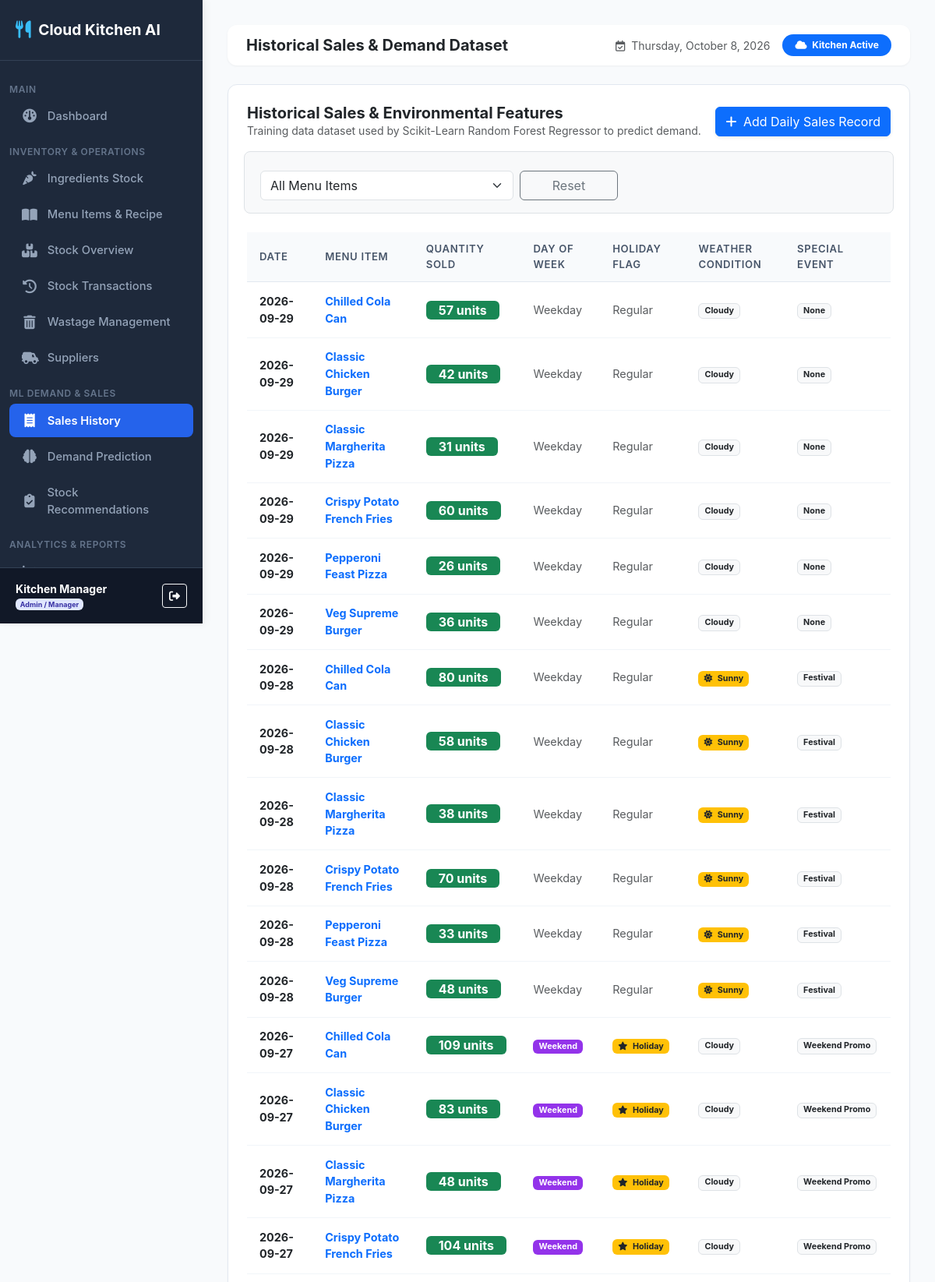
The app's page /sales/ (signed in, upper part) with its own data.
### inventory_predictor/models.py (models this page shows, shortened)
class SalesRecord(models.Model):
    WEATHER_CHOICES = (
        ('Sunny', 'Sunny'),
        ('Rainy', 'Rainy'),
        ('Cloudy', 'Cloudy'),
        ('Windy', 'Windy'),
    )
    EVENT_CHOICES = (
        ('None', 'None'),
        ('Festival', 'Festival'),
        ('Sports Match', 'Sports Match'),
        ('Weekend Promo', 'Weekend Promo'),
    )
    date = models.DateField()
    menu_item = models.ForeignKey(MenuItem, on_delete=models.CASCADE, related_name='sales_records')
    quantity_sold = models.IntegerField()
    day_of_week = models.IntegerField(help_text="0=Monday, 6=Sunday")
    month = models.IntegerField(help_text="1=Jan, 12=Dec")
    is_holiday = models.BooleanField(default=False)
    weather_condition = models.CharField(max_length=30, choices=WEATHER_CHOICES, default='Sunny')
    special_event = models.CharField(max_length=50, choices=EVENT_CHOICES, default='None')
    created_at = models.DateTimeField(auto_now_add=True)

class MenuItem(models.Model):
    CATEGORY_CHOICES = (
        ('Burgers', 'Burgers'),
        ('Pizzas', 'Pizzas'),
        ('Sides', 'Sides'),
        ('Beverages', 'Beverages'),
        ('Desserts', 'Desserts'),
        ('Combos', 'Combos'),
    )
    name = models.CharField(max_length=100, unique=True)
    category = models.CharField(max_length=50, choices=CATEGORY_CHOICES, default='Burgers')
    selling_price = models.DecimalField(max_digits=10, decimal_places=2)
    is_available = models.BooleanField(default=True)
    description = models.TextField(blank=True, null=True)
    created_at = models.DateTimeField(auto_now_add=True)

### inventory_predictor/views.py (the view)
# urls.py: path('sales/', views.sales_list, name='sales_list'),
@login_required
def sales_list(request):
    sales_records = SalesRecord.objects.select_related('menu_item').order_by('-date', 'menu_item__name')
    item_filter = request.GET.get('menu_item', '')
    if item_filter:
        sales_records = sales_records.filter(menu_item_id=item_filter)
    menu_items = MenuItem.objects.all()
    return render(request, 'inventory_predictor/sales/list.html', {
        'sales_records': sales_records[:100],
        'menu_items': menu_items,
        'selected_item': item_filter
    })

### inventory_predictor/templates/inventory_predictor/sales/list.html (shortened to what this page needs)
{% extends 'inventory_predictor/base.html' %}
{% block page_title %}Historical Sales & Demand Dataset{% endblock %}
{% block content %}
<div class="card-box">
    <div class="d-flex flex-column flex-md-row justify-content-between align-items-md-center gap-3 mb-4">
        <div>
            <h5 class="fw-bold m-0 text-dark">Historical Sales & Environmental Features</h5>
            <p class="text-muted small m-0">Training data dataset used by Scikit-Learn Random Forest Regressor to predict demand.</p>
        </div>
        <div>
            <a href="{% url 'sales_add' %}" class="btn btn-primary shadow-sm">
                <i class="fa-solid fa-plus me-1"></i> Add Daily Sales Record
            </a>
        </div>
    </div>
    <form method="GET" action="{% url 'sales_list' %}" class="row g-2 mb-4 bg-light p-3 rounded-3 border">
        <div class="col-12 col-md-5">
            <select name="menu_item" class="form-select" onchange="this.form.submit()">
                <option value="">All Menu Items</option>
            </select>
        </div>
        <div class="col-12 col-md-2">
            <a href="{% url 'sales_list' %}" class="btn btn-outline-secondary w-100">Reset</a>
        </div>
    </form>
    <div class="table-responsive">
        <table class="custom-table">
            <thead>
                <tr>
                    <th>Date</th>
                    <th>Menu Item</th>
                    <th>Quantity Sold</th>
                    <th>Day of Week</th>
                    <th>Holiday Flag</th>
                    <th>Weather Condition</th>
                    <th>Special Event</th>
                </tr>
            </thead>
            <tbody>
                {% for r in sales_records %}
                <tr>
                    <td class="fw-bold text-dark">{{ r.date|date:"Y-m-d" }}</td>
                    <td class="fw-bold text-primary">{{ r.menu_item.name }}</td>
                    <td><span class="badge bg-success fs-6 px-3 py-1">{{ r.quantity_sold }} units</span></td>
                    <td>
                        {% if r.day_of_week >= 5 %}
                            <span class="badge bg-purple text-white" style="background-color: #9333ea;">Weekend</span>
                        {% else %}
                            <span class="text-muted">Weekday</span>
                        {% endif %}
                    </td>
                    <td>
                        {% if r.is_holiday %}
                            <span class="badge bg-warning text-dark"><i class="fa-solid fa-star me-1"></i> Holiday</span>
                        {% else %}
                            <span class="text-muted">Regular</span>
                        {% endif %}
                    </td>
                    <td>
                        {% if r.weather_condition == 'Rainy' %}
                            <span class="badge bg-info text-dark"><i class="fa-solid fa-cloud-rain me-1"></i> Rainy</span>
                        {% elif r.weather_condition == 'Sunny' %}
                            <span class="badge bg-warning text-dark"><i class="fa-solid fa-sun me-1"></i> Sunny</span>
                        {% else %}
                            <span class="badge bg-light text-dark border">{{ r.weather_condition }}</span>
                        {% endif %}
                    </td>
                    <td><span class="badge bg-light text-dark border">{{ r.special_event }}</span></td>
                </tr>
                {% empty %}
                <tr>
                    <td colspan="7" class="text-center py-4 text-muted">No historical sales records found.</td>
                </tr>
                {% endfor %}
            </tbody>
        </table>
    </div>
</div>
{% endblock %}

### inventory_predictor/templates/inventory_predictor/base.html (shortened to what this page needs)
{% load static %}
<!DOCTYPE html>
<html lang="en">
<head>
    <link rel="stylesheet" href="{% static 'css/bootstrap.min.css' %}">
    <link rel="stylesheet" href="https://cdn.jsdelivr.net/npm/bootstrap@5.3.2/dist/css/bootstrap.min.css">
    <link rel="stylesheet" href="{% static 'css/fontawesome.min.css' %}">
    <link rel="stylesheet" href="https://cdnjs.cloudflare.com/ajax/libs/font-awesome/6.4.2/css/all.min.css">
    <link rel="stylesheet" href="{% static 'css/style.css' %}">
</head>
<body>
    {% if user.is_authenticated %}
    <nav id="sidebar">
        <div class="sidebar-header">
            <a href="{% url 'dashboard' %}" class="sidebar-brand">
                <i class="fa-solid fa-utensils"></i>
                <span>Cloud Kitchen AI</span>
            </a>
        </div>
        <ul class="sidebar-menu">
            <li class="menu-heading">Main</li>
            <li class="sidebar-item">
                <a href="{% url 'dashboard' %}" class="sidebar-link {% if request.resolver_match.url_name == 'dashboard' %}active{% endif %}">
                    <i class="fa-solid fa-gauge"></i>
                    <span>Dashboard</span>
                </a>
            </li>
            <li class="menu-heading">Inventory & Operations</li>
            <li class="sidebar-item">
                <a href="{% url 'ingredient_list' %}" class="sidebar-link {% if 'ingredient' in request.resolver_match.url_name %}active{% endif %}">
                    <i class="fa-solid fa-carrot"></i>
                    <span>Ingredients Stock</span>
                </a>
            </li>
            <li class="sidebar-item">
                <a href="{% url 'menu_list' %}" class="sidebar-link {% if 'menu' in request.resolver_match.url_name or 'recipe' in request.resolver_match.url_name %}active{% endif %}">
                    <i class="fa-solid fa-book-open"></i>
                    <span>Menu Items & Recipe</span>
                </a>
            </li>
            <li class="sidebar-item">
                <a href="{% url 'inventory_status' %}" class="sidebar-link ">
                    <i class="fa-solid fa-boxes-stacked"></i>
                    <span>Stock Overview</span>
                </a>
            </li>
            <li class="sidebar-item">
                <a href="{% url 'inventory_transactions' %}" class="sidebar-link {% if request.resolver_match.url_name == 'inventory_transactions' %}active{% endif %}">
                    <i class="fa-solid fa-clock-rotate-left"></i>
                    <span>Stock Transactions</span>
                </a>
            </li>
            <li class="sidebar-item">
                <a href="{% url 'wastage_list' %}" class="sidebar-link {% if 'wastage' in request.resolver_match.url_name %}active{% endif %}">
                    <i class="fa-solid fa-trash-can"></i>
                    <span>Wastage Management</span>
                </a>
            </li>
            {% if user.is_superuser or user.profile.role == 'ADMIN' %}
            <li class="sidebar-item">
                <a href="{% url 'supplier_list' %}" class="sidebar-link {% if 'supplier' in request.resolver_match.url_name %}active{% endif %}">
                    <i class="fa-solid fa-truck-field"></i>
                    <span>Suppliers</span>
                </a>
            </li>
            {% endif %}
            <li class="menu-heading">ML Demand & Sales</li>
            <li class="sidebar-item">
                <a href="{% url 'sales_list' %}" class="sidebar-link {% if 'sales' in request.resolver_match.url_name %}active{% endif %}">
                    <i class="fa-solid fa-receipt"></i>
                    <span>Sales History</span>
                </a>
            </li>
            <li class="sidebar-item">
                <a href="{% url 'demand_prediction' %}" class="sidebar-link {% if 'demand_prediction' in request.resolver_match.url_name %}active{% endif %}">
                    <i class="fa-solid fa-brain"></i>
                    <span>Demand Prediction</span>
                </a>
            </li>
            <li class="sidebar-item">
                <a href="{% url 'reorder_recommendations' %}" class="sidebar-link {% if 'reorders' in request.resolver_match.url_name %}active{% endif %}">
                    <i class="fa-solid fa-clipboard-check"></i>
                    <span>Stock Recommendations</span>
                </a>
            </li>
            <li class="menu-heading">Analytics & Reports</li>
            <li class="sidebar-item">
                <a href="{% url 'analytics' %}" class="sidebar-link {% if 'analytics' in request.resolver_match.url_name %}active{% endif %}">
                    <i class="fa-solid fa-chart-line"></i>
                    <span>Analytics</span>
                </a>
            </li>
        </ul>
        <div class="sidebar-user">
            <div class="d-flex align-items-center justify-content-between">
                <div>
                    <div class="fw-bold text-white small">{{ user.get_full_name|default:user.username }}</div>
                    <div class="text-muted text-capitalize" style="font-size: 0.75rem;">
                        {% if user.is_superuser or user.profile.role == 'ADMIN' %}
                            <span class="badge badge-admin">Admin / Manager</span>
                        {% else %}
                            <span class="badge badge-staff">Kitchen Staff</span>
                        {% endif %}
                    </div>
                </div>
                <a href="{% url 'logout' %}" class="btn btn-sm btn-outline-light" title="Logout">
                    <i class="fa-solid fa-right-from-bracket"></i>
                </a>
            </div>
        </div>
    </nav>
    {% endif %}
    <main id="content" {% if not user.is_authenticated %}style="margin-left: 0;"{% endif %}>
        {% if user.is_authenticated %}
        <div class="navbar-custom d-flex justify-content-between align-items-center">
            <div class="d-flex align-items-center gap-3">
                <h5 class="m-0 fw-bold text-dark">{% block page_title %}Dashboard{% endblock %}</h5>
            </div>
            <div class="d-flex align-items-center gap-3">
                <span class="text-muted small d-none d-md-inline">
                    <i class="fa-regular fa-calendar-check me-1"></i> {% now "l, F j, Y" %}
                </span>
                <span class="badge bg-primary rounded-pill px-3 py-2">
                    <i class="fa-solid fa-cloud me-1"></i> Kitchen Active
                </span>
            </div>
        </div>
        {% endif %}
        {% block content %}{% endblock %}
    </main>
</body>
</html>

### inventory_predictor/static/css/style.css (style rules this page uses)
:root { --sidebar-width: 260px; --sidebar-bg: #1e293b; --sidebar-color: #94a3b8; --sidebar-active-bg: #2563eb; --sidebar-active-color: #ffffff; --body-bg: #f8fafc; --card-border-radius: 12px; --primary-color: #2563eb; }
body { font-family: 'Inter', system-ui, -apple-system, sans-serif; background-color: var(--body-bg); color: #334155; margin: 0; padding: 0; overflow-x: hidden; }
#sidebar { width: var(--sidebar-width); height: 100vh; position: fixed; top: 0; left: 0; background: var(--sidebar-bg); color: var(--sidebar-color); z-index: 1000; transition: all 0.3s ease; display: flex; flex-direction: column; box-shadow: 4px 0 10px rgba(0, 0, 0, 0.05); }
.sidebar-header { padding: 1.5rem 1.25rem; border-bottom: 1px solid #334155; }
.sidebar-brand { font-size: 1.2rem; font-weight: 700; color: #ffffff; text-decoration: none; display: flex; align-items: center; gap: 0.6rem; }
.sidebar-brand i { color: #38bdf8; font-size: 1.4rem; }
ul, li { list-style: none; }
.sidebar-menu { list-style: none !important; padding: 1rem 0.75rem !important; margin: 0 !important; flex-grow: 1; overflow-y: auto; }
.menu-heading { font-size: 0.75rem; text-transform: uppercase; letter-spacing: 0.05em; color: #64748b; padding: 0.75rem 1rem 0.25rem 1rem; font-weight: 600; }
.sidebar-item { margin-bottom: 0.2rem; }
.sidebar-link { display: flex; align-items: center; gap: 0.8rem; padding: 0.65rem 1rem; color: var(--sidebar-color); text-decoration: none; border-radius: 8px; font-size: 0.92rem; font-weight: 500; transition: all 0.2s ease; }
.sidebar-link.active { background: var(--sidebar-active-bg); color: var(--sidebar-active-color); font-weight: 600; }
.sidebar-link i { font-size: 1.1rem; width: 20px; text-align: center; }
.sidebar-user { padding: 1rem 1.25rem; border-top: 1px solid #334155; background: #111827; }
#content { margin-left: var(--sidebar-width); min-height: 100vh; padding: 2rem; transition: all 0.3s ease; }
.navbar-custom { background: #ffffff; box-shadow: 0 1px 3px rgba(0,0,0,0.05); border-radius: 12px; padding: 0.75rem 1.5rem; margin-bottom: 1.5rem; }
.card-box { background: #ffffff; border-radius: var(--card-border-radius); border: 1px solid #e2e8f0; padding: 1.5rem; margin-bottom: 1.5rem; box-shadow: 0 2px 4px rgba(0,0,0,0.02); }
.custom-table { width: 100%; border-collapse: separate; border-spacing: 0; }
.custom-table th { background: #f8fafc; color: #475569; font-weight: 600; font-size: 0.82rem; text-transform: uppercase; letter-spacing: 0.05em; padding: 0.75rem 1rem; border-bottom: 1px solid #e2e8f0; }
.custom-table td { padding: 0.85rem 1rem; border-bottom: 1px solid #f1f5f9; font-size: 0.9rem; vertical-align: middle; }
.badge-admin { background: #e0e7ff; color: #3730a3; }

### records on screen
SalesRecord: date "2026-09-29", menu_item.name "Chilled Cola Can", quantity_sold "57", day_of_week "Weekday", is_holiday "Regular", weather_condition "Cloudy", special_event "None"
SalesRecord: date "2026-09-29", menu_item.name "Classic Chicken Burger", quantity_sold "42", day_of_week "Weekday", is_holiday "Regular", weather_condition "Cloudy", special_event "None"
SalesRecord: date "2026-09-29", menu_item.name "Classic Margherita Pizza", quantity_sold "31", day_of_week "Weekday", is_holiday "Regular", weather_condition "Cloudy", special_event "None"
SalesRecord: date "2026-09-29", menu_item.name "Crispy Potato French Fries", quantity_sold "60", day_of_week "Weekday", is_holiday "Regular", weather_condition "Cloudy", special_event "None"
SalesRecord: date "2026-09-29", menu_item.name "Pepperoni Feast Pizza", quantity_sold "26", day_of_week "Weekday", is_holiday "Regular", weather_condition "Cloudy", special_event "None"
SalesRecord: date "2026-09-29", menu_item.name "Veg Supreme Burger", quantity_sold "36", day_of_week "Weekday", is_holiday "Regular", weather_condition "Cloudy", special_event "None"
SalesRecord: date "2026-09-28", menu_item.name "Chilled Cola Can", quantity_sold "80", day_of_week "Weekday", is_holiday "Regular", weather_condition "Sunny" (drawn), special_event "Festival"
SalesRecord: date "2026-09-28", menu_item.name "Classic Chicken Burger", quantity_sold "58", day_of_week "Weekday", is_holiday "Regular", weather_condition "Sunny" (drawn), special_event "Festival"
SalesRecord: date "2026-09-28", menu_item.name "Classic Margherita Pizza", quantity_sold "38", day_of_week "Weekday", is_holiday "Regular", weather_condition "Sunny" (drawn), special_event "Festival"
SalesRecord: date "2026-09-28", menu_item.name "Crispy Potato French Fries", quantity_sold "70", day_of_week "Weekday", is_holiday "Regular", weather_condition "Sunny" (drawn), special_event "Festival"
SalesRecord: date "2026-09-28", menu_item.name "Pepperoni Feast Pizza", quantity_sold "33", day_of_week "Weekday", is_holiday "Regular", weather_condition "Sunny" (drawn), special_event "Festival"
SalesRecord: date "2026-09-28", menu_item.name "Veg Supreme Burger", quantity_sold "48", day_of_week "Weekday", is_holiday "Regular", weather_condition "Sunny" (drawn), special_event "Festival"
SalesRecord: date "2026-09-27", menu_item.name "Chilled Cola Can", quantity_sold "109", day_of_week "Weekend", is_holiday True (drawn), weather_condition "Cloudy", special_event "Weekend Promo"
SalesRecord: date "2026-09-27", menu_item.name "Classic Chicken Burger", quantity_sold "83", day_of_week "Weekend", is_holiday True (drawn), weather_condition "Cloudy", special_event "Weekend Promo"
SalesRecord: date "2026-09-27", menu_item.name "Classic Margherita Pizza", quantity_sold "48", day_of_week "Weekend", is_holiday True (drawn), weather_condition "Cloudy", special_event "Weekend Promo"
SalesRecord: date "2026-09-27", menu_item.name "Crispy Potato French Fries", quantity_sold "104", day_of_week "Weekend", is_holiday True (drawn), weather_condition "Cloudy", special_event "Weekend Promo"

### other values on screen
{{ user.get_full_name|default:user.username }} "Kitchen Manager"
